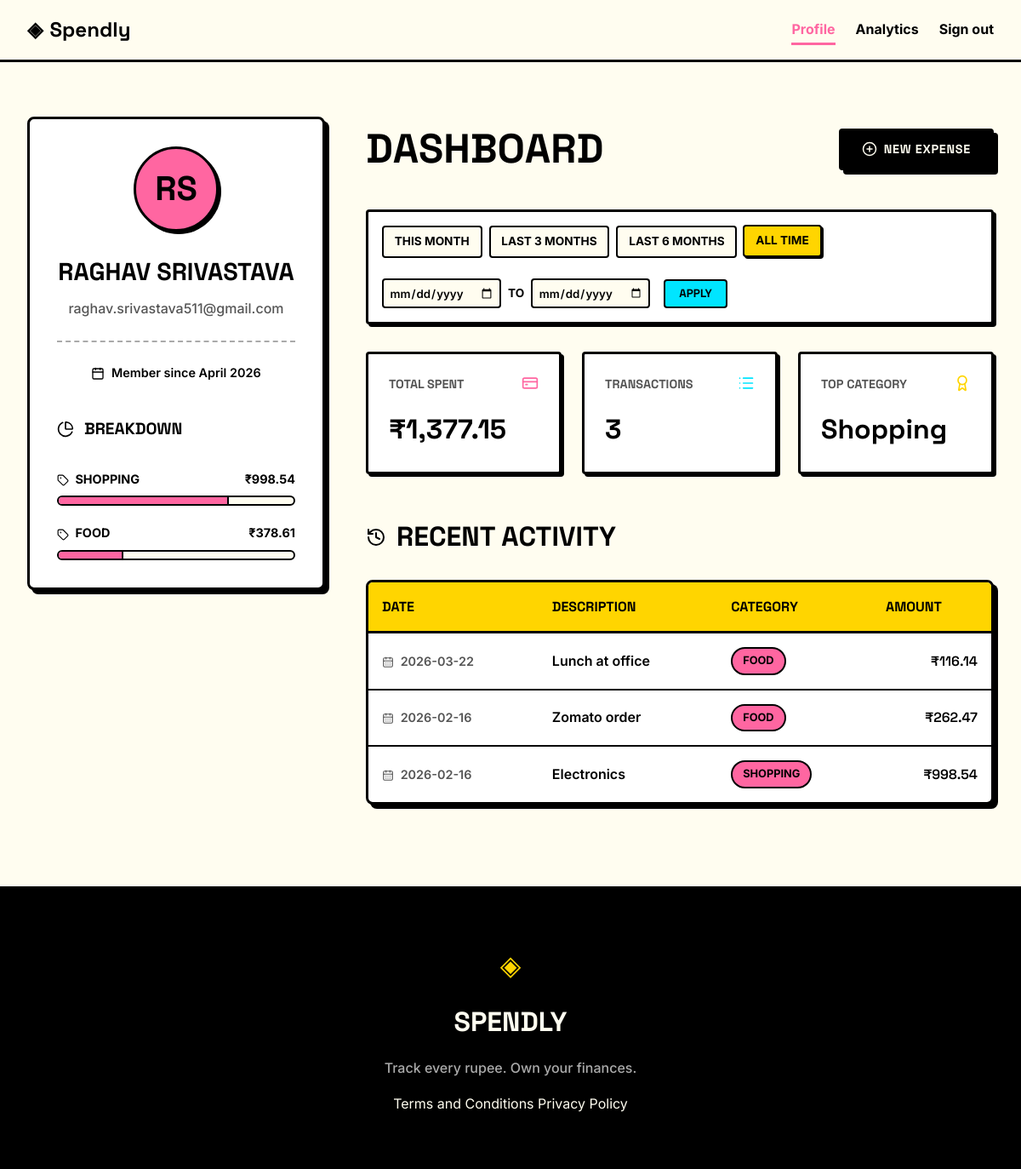
/profile (signed in), run on an earlier commit of the app's database.
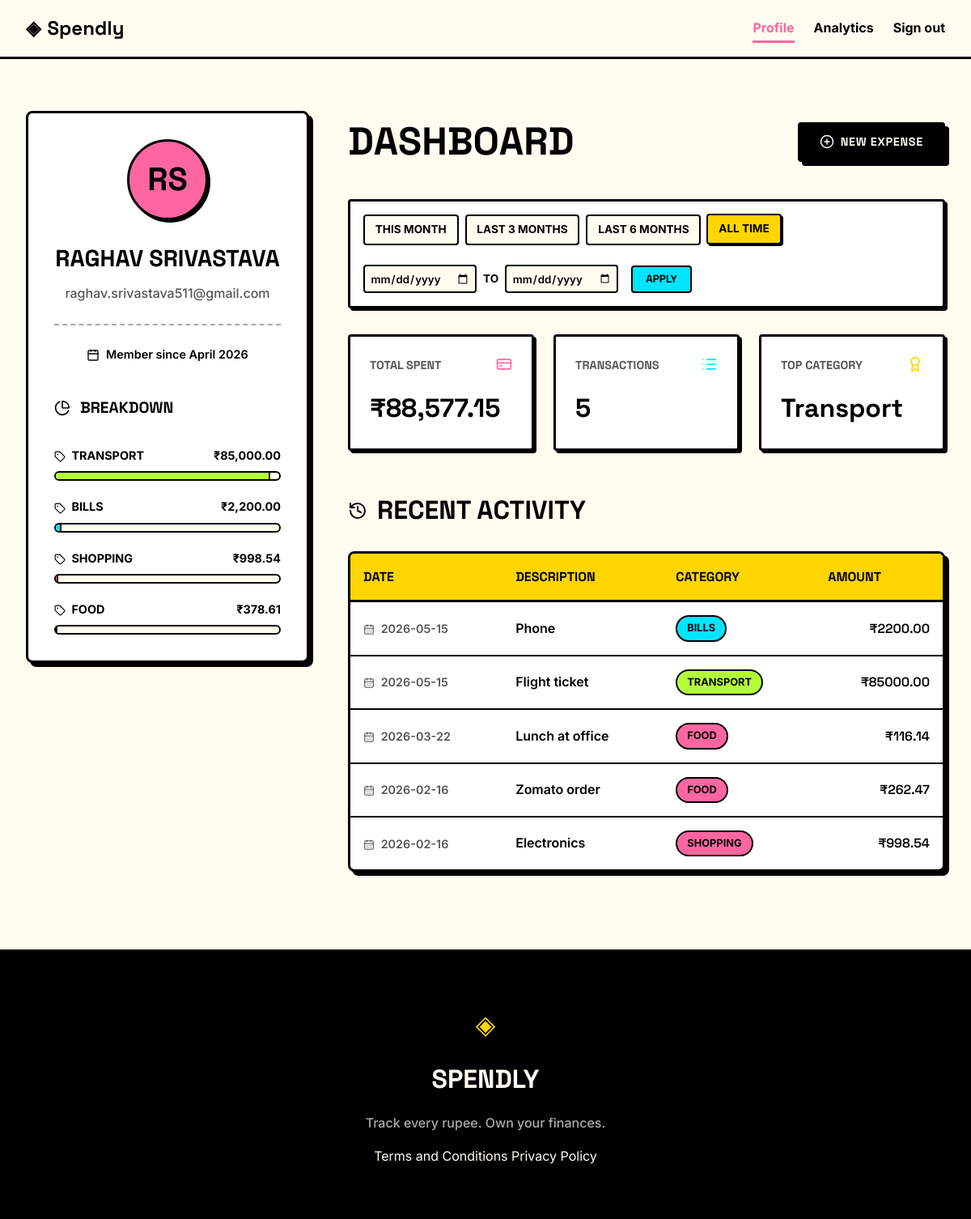
And on a later commit of the database.
### tables this page shows
CREATE TABLE users (
            id INTEGER PRIMARY KEY AUTOINCREMENT,
            name TEXT NOT NULL,
            email TEXT UNIQUE NOT NULL,
            password_hash TEXT NOT NULL,
            created_at TEXT DEFAULT CURRENT_TIMESTAMP
        );

CREATE TABLE expenses (
            id INTEGER PRIMARY KEY AUTOINCREMENT,
            user_id INTEGER NOT NULL,
            amount REAL NOT NULL,
            category TEXT NOT NULL,
            date TEXT NOT NULL,
            description TEXT,
            created_at TEXT DEFAULT CURRENT_TIMESTAMP,
            FOREIGN KEY (user_id) REFERENCES users (id)
        );

### app.py (the view, shortened to what this page needs)
@app.route("/profile")
def profile():
    if not g.user:
        return redirect(url_for("login"))
    date_from_raw = request.args.get("date_from")
    date_to_raw = request.args.get("date_to")
    date_from = None
    date_to = None
    today = datetime.now()
    this_month_start = today.replace(day=1).strftime("%Y-%m-%d")
    last_3_months_start = (today - timedelta(days=90)).strftime("%Y-%m-%d")
    last_6_months_start = (today - timedelta(days=180)).strftime("%Y-%m-%d")
    today_str = today.strftime("%Y-%m-%d")
    presets = {
        "this_month": {"from": this_month_start, "to": today_str},
        "last_3_months": {"from": last_3_months_start, "to": today_str},
        "last_6_months": {"from": last_6_months_start, "to": today_str}
    }
    created_at = datetime.strptime(g.user["created_at"], "%Y-%m-%d %H:%M:%S")
    member_since = created_at.strftime("%B %Y")
    name_parts = g.user["name"].split()
    initials = "".join([part[0].upper() for part in name_parts[:2]])
    user_data = {
        "name": g.user["name"],
        "email": g.user["email"],
        "initials": initials,
        "member_since": member_since
    }
    stats_data = get_user_stats(g.user["id"], date_from, date_to)
    stats = {
        "total_spent": f"₹{stats_data['total_spent']:,.2f}",
        "transaction_count": stats_data["transaction_count"],
        "top_category": stats_data["top_category"]
    }
    db_transactions = get_recent_transactions(g.user["id"], date_from, date_to)
    transactions = [
        {
            "date": t["date"],
            "description": t["description"],
            "category": t["category"],
            "amount": f"₹{t['amount']:.2f}"
        }
        for t in db_transactions
    ]
    db_categories = get_category_breakdown(g.user["id"], date_from, date_to)
    total_spent_raw = stats_data['total_spent']
    category_breakdown = []
    for cat in db_categories:
        percentage = (cat["total"] / total_spent_raw * 100) if total_spent_raw > 0 else 0
        category_breakdown.append({
            "name": cat["category"],
            "total": f"₹{cat['total']:,.2f}",
            "percentage": percentage
        })
    return render_template(
        "profile.html",
        user=user_data,
        stats=stats,
        transactions=transactions,
        categories=category_breakdown,
        date_from=date_from,
        date_to=date_to,
        presets=presets
    )

### app.py (called while the page is built)
@app.before_request
def load_logged_in_user():
    user_id = session.get("user_id")
    if user_id is None:
        g.user = None
    else:
        g.user = get_user_by_id(user_id)

### database/db.py (called while the page is built)
def get_db():
    db_path = current_app.config.get('DATABASE', DATABASE) if current_app else DATABASE
    conn = sqlite3.connect(db_path)
    conn.row_factory = sqlite3.Row
    conn.execute("PRAGMA foreign_keys = ON;")
    return conn

def get_user_by_id(user_id):
    conn = get_db()
    cursor = conn.cursor()
    cursor.execute("SELECT * FROM users WHERE id = ?", (user_id,))
    user = cursor.fetchone()
    conn.close()
    return user

def get_recent_transactions(user_id, date_from=None, date_to=None):
    conn = get_db()
    cursor = conn.cursor()
    query = "SELECT * FROM expenses WHERE user_id = ?"
    params = [user_id]
    if date_from and date_to:
        query += " AND date BETWEEN ? AND ?"
        params.extend([date_from, date_to])
    query += " ORDER BY date DESC, created_at DESC"
    cursor.execute(query, params)
    transactions = cursor.fetchall()
    conn.close()
    return transactions

def get_category_breakdown(user_id, date_from=None, date_to=None):
    conn = get_db()
    cursor = conn.cursor()
    query = "SELECT category, SUM(amount) as total FROM expenses WHERE user_id = ?"
    params = [user_id]
    if date_from and date_to:
        query += " AND date BETWEEN ? AND ?"
        params.extend([date_from, date_to])
    query += " GROUP BY category ORDER BY total DESC"
    cursor.execute(query, params)
    breakdown = cursor.fetchall()
    conn.close()
    return breakdown

### templates/profile.html (shortened to what this page needs)
{% extends "base.html" %}
{% block head %}
<link rel="stylesheet" href="{{ url_for('static', filename='css/profile.css') }}">
{% endblock %}
{% block content %}
<div class="profile-container">
    <aside class="profile-sidebar">
        <div class="user-card">
            <div class="avatar-circle">
                {{ user.initials }}
            </div>
            <h1 class="user-name">{{ user.name }}</h1>
            <p class="user-email">{{ user.email }}</p>
            <div class="user-meta">
                <i data-lucide="calendar" style="width: 16px; height: 16px; vertical-align: middle; margin-right: 4px;"></i>
                Member since {{ user.member_since }}
            </div>
            <div class="category-breakdown">
                <h2 class="section-title" style="font-size: 1.2rem; margin-top: 2.5rem;">
                    <i data-lucide="pie-chart" style="width: 20px; height: 20px;"></i>
                    Breakdown
                </h2>
                <div class="category-list">
                    {% for cat in categories %}
                    <div class="category-item">
                        <div class="category-info">
                            <span>
                                <i data-lucide="tag" style="width: 14px; height: 14px; vertical-align: middle; margin-right: 4px;"></i>
                                {{ cat.name }}
                            </span>
                            <span>{{ cat.total }}</span>
                        </div>
                        <div class="category-progress">
                            <div class="category-fill fill-{{ cat.name|lower }}" style="width: {{ cat.percentage }}%;"></div>
                        </div>
                    </div>
                    {% endfor %}
                </div>
            </div>
        </div>
    </aside>
    <section class="profile-main">
        <div class="dashboard-header-row">
            <h1 class="auth-title">Dashboard</h1>
            <a href="{{ url_for('add_expense') }}" class="btn-primary btn-new-expense">
                <i data-lucide="plus-circle" style="width: 18px; height: 18px;"></i>
                New Expense
            </a>
        </div>
        <div class="filter-bar">
            <div class="presets">
                <a href="{{ url_for('profile', date_from=presets.this_month.from, date_to=presets.this_month.to) }}"
                   class="preset-btn {{ 'active' if date_from == presets.this_month.from and date_to == presets.this_month.to }}">
                    This Month
                </a>
                <a href="{{ url_for('profile', date_from=presets.last_3_months.from, date_to=presets.last_3_months.to) }}"
                   class="preset-btn {{ 'active' if date_from == presets.last_3_months.from and date_to == presets.last_3_months.to }}">
                    Last 3 Months
                </a>
                <a href="{{ url_for('profile', date_from=presets.last_6_months.from, date_to=presets.last_6_months.to) }}"
                   class="preset-btn {{ 'active' if date_from == presets.last_6_months.from and date_to == presets.last_6_months.to }}">
                    Last 6 Months
                </a>
                <a href="{{ url_for('profile') }}"
                   class="preset-btn {{ 'active' if not date_from }}">
                    All Time
                </a>
            </div>
            <form action="{{ url_for('profile') }}" method="GET" class="custom-range">
                <div class="range-inputs">
                    <input type="date" name="date_from" value="{{ date_from or '' }}" required>
                    <span>to</span>
                    <input type="date" name="date_to" value="{{ date_to or '' }}" required>
                </div>
                <button type="submit" class="btn-filter">Apply</button>
            </form>
        </div>
        <div class="profile-stats">
            <div class="stat-card">
                <div style="display: flex; justify-content: space-between; align-items: flex-start; margin-bottom: 0.5rem;">
                    <span class="stat-label">Total Spent</span>
                    <i data-lucide="credit-card" style="color: var(--accent-pink); width: 20px; height: 20px;"></i>
                </div>
                <span class="stat-value">{{ stats.total_spent }}</span>
            </div>
            <div class="stat-card">
                <div style="display: flex; justify-content: space-between; align-items: flex-start; margin-bottom: 0.5rem;">
                    <span class="stat-label">Transactions</span>
                    <i data-lucide="list" style="color: var(--accent-cyan); width: 20px; height: 20px;"></i>
                </div>
                <span class="stat-value">{{ stats.transaction_count }}</span>
            </div>
            <div class="stat-card">
                <div style="display: flex; justify-content: space-between; align-items: flex-start; margin-bottom: 0.5rem;">
                    <span class="stat-label">Top Category</span>
                    <i data-lucide="award" style="color: var(--accent-yellow); width: 20px; height: 20px;"></i>
                </div>
                <span class="stat-value">{{ stats.top_category }}</span>
            </div>
        </div>
        <h2 class="section-title">
            <i data-lucide="history" style="width: 24px; height: 24px;"></i>
            Recent Activity
        </h2>
        <div class="table-container">
            <table class="tx-table">
                <thead>
                    <tr>
                        <th>Date</th>
                        <th>Description</th>
                        <th>Category</th>
                        <th class="amount-col">Amount</th>
                    </tr>
                </thead>
                <tbody>
                    {% for tx in transactions %}
                    <tr>
                        <td style="color: var(--ink-muted); font-size: 0.9rem;">
                            <i data-lucide="calendar-days" style="width: 14px; height: 14px; vertical-align: middle; margin-right: 4px;"></i>
                            {{ tx.date }}
                        </td>
                        <td>{{ tx.description }}</td>
                        <td>
                            <span class="category-badge badge-{{ tx.category|lower|replace(' ', '-') }}">
                                {{ tx.category }}
                            </span>
                        </td>
                        <td class="amount-col">{{ tx.amount }}</td>
                    </tr>
                    {% endfor %}
                </tbody>
            </table>
        </div>
    </section>
</div>
{% endblock %}

### templates/base.html (shortened to what this page needs)
<!DOCTYPE html>
<html lang="en">
<head>
    <link rel="stylesheet" href="{{ url_for('static', filename='css/style.css') }}">
    {% block head %}{% endblock %}
</head>
<body>
    <nav class="navbar">
        <div class="nav-inner">
            <a href="{{ url_for('landing') }}" class="nav-brand">
                <span class="brand-icon">◈</span>
                <span class="brand-name">Spendly</span>
            </a>
            <div class="nav-links">
                {% if g.user %}
                    <a href="{{ url_for('profile') }}" class="{{ 'active' if request.endpoint == 'profile' }}">Profile</a>
                    <a href="{{ url_for('analytics') }}" class="{{ 'active' if request.endpoint == 'analytics' }}">Analytics</a>
                    <a href="{{ url_for('logout') }}">Sign out</a>
                {% else %}
                    <a href="{{ url_for('login') }}">Sign in</a>
                    <a href="{{ url_for('register') }}" class="nav-cta">Get started</a>
                {% endif %}
            </div>
        </div>
    </nav>
    <main class="main-content">
        {% block content %}{% endblock %}
    </main>
    <footer class="footer">
        <div class="footer-inner">
            <span class="brand-icon">◈</span>
            <span class="footer-name">Spendly</span>
            <p class="footer-copy">Track every rupee. Own your finances.</p>
            <div class="footer-links">
                <a href="{{ url_for('terms') }}">Terms and Conditions</a>
                <a href="{{ url_for('privacy') }}">Privacy Policy</a>
            </div>
        </div>
    </footer>
</body>
</html>

### static/css/style.css (style rules this page uses)
:root { --ink: #000000; --ink-soft: #2d2d2d; --ink-muted: #555555; --ink-faint: #aaaaaa; --bg: #FFFDF0; --paper-card: #ffffff; --accent-pink: #FF66A1; --accent-cyan: #00E5FF; --accent-yellow: #FFD500; --accent-green: #B4FF39; --danger: #FF3333; --font-display: 'Space Grotesk', sans-serif; --font-body: 'Inter', system-ui, sans-serif; --max-width: 1200px; --auth-width: 440px; --border-thickness: 3px; --radius-sm: 4px; --radius-md: 8px; --radius-lg: 12px; --shadow-solid: 5px 5px 0px var(--ink); --shadow-solid-sm: 3px 3px 0px var(--ink); }
*, *::before, *::after { box-sizing: border-box; margin: 0; padding: 0; }
html { font-size: 16px; scroll-behavior: smooth; }
body { background: var(--bg); color: var(--ink); font-family: var(--font-body); font-size: 1rem; line-height: 1.6; -webkit-font-smoothing: antialiased; }
a { color: inherit; text-decoration: none; }
.navbar { position: sticky; top: 0; z-index: 100; background: var(--bg); border-bottom: var(--border-thickness) solid var(--ink); padding: 0 2rem; }
.nav-inner { max-width: var(--max-width); margin: 0 auto; height: 70px; display: flex; align-items: center; justify-content: space-between; }
.nav-brand { display: flex; align-items: center; gap: 0.5rem; font-family: var(--font-display); font-weight: 700; font-size: 1.5rem; color: var(--ink); }
.brand-icon { color: var(--ink); }
.brand-name { color: var(--ink); }
.nav-links { display: flex; align-items: center; gap: 1.5rem; font-size: 1rem; font-weight: 700; }
.nav-links a { color: var(--ink); transition: transform 0.1s; position: relative; }
.nav-links a.active { color: var(--accent-pink); }
.nav-links a.active::after { content: ''; position: absolute; bottom: -5px; left: 0; width: 100%; height: 3px; background: var(--accent-pink); }
.main-content { min-height: calc(100vh - 70px - 100px); }
.btn-primary { display: inline-block; background: var(--ink); color: var(--bg); padding: 0.8rem 2rem; border: var(--border-thickness) solid var(--ink); border-radius: var(--radius-sm); font-family: var(--font-display); font-size: 1rem; font-weight: 700; cursor: pointer; box-shadow: var(--shadow-solid); transition: all 0.1s ease; text-decoration: none; text-transform: uppercase; letter-spacing: 0.05em; }
.auth-title { font-family: var(--font-display); font-size: 3rem; color: var(--ink); margin-bottom: 0.5rem; text-transform: uppercase; }
.footer { background: var(--ink); color: var(--bg); padding: 4rem 2rem; text-align: center; border-top: var(--border-thickness) solid var(--ink); }
.footer-inner { display: flex; flex-direction: column; align-items: center; gap: 1rem; }
.footer .brand-icon { color: var(--accent-yellow); font-size: 2rem; }
.footer-name { font-family: var(--font-display); font-weight: 700; font-size: 2rem; text-transform: uppercase; }
.footer-copy { font-size: 1rem; font-weight: 500; color: var(--ink-faint); }

What changed in the data, as far as the page shows it:
added expenses: top_category "Transport", date "2026-05-15", description "Flight ticket", category "TRANSPORT", amount "₹85000.00"
added expenses: date "2026-05-15", description "Phone", category "BILLS", amount "₹2200.00"
Also different on the page:
{{ cat.percentage }}: 72.507715208946 → 1.1273110503103791 (drawn)
{{ cat.percentage }}: 27.49228479105399 → 0.42743529228474847 (drawn)
{{ stats.total_spent }}: "₹1,377.15" → "₹88,577.15"
{{ stats.transaction_count }}: "3" → "5"
{{ stats.top_category }}: "Shopping" → "Transport"
new list line: "TRANSPORT ₹85,000.00"
new list line: "BILLS ₹2,200.00"
